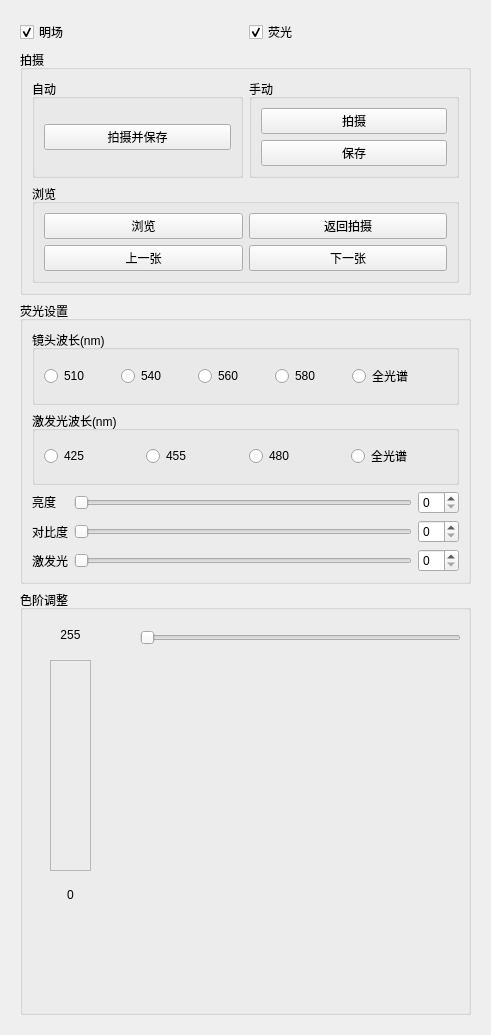
<?xml version="1.0" encoding="UTF-8"?>
<ui version="4.0">
 <class>Operation</class>
 <widget class="QWidget" name="Operation">
  <property name="geometry">
   <rect>
    <x>0</x>
    <y>0</y>
    <width>491</width>
    <height>1035</height>
   </rect>
  </property>
  <property name="windowTitle">
   <string>Form</string>
  </property>
  <layout class="QGridLayout" name="gridLayout">
   <item row="0" column="0">
    <widget class="QWidget" name="widget_4" native="true">
     <layout class="QGridLayout" name="gridLayout_8" rowstretch="1,6,12,18">
      <item row="0" column="0">
       <widget class="QCheckBox" name="check_Bright">
        <property name="enabled">
         <bool>true</bool>
        </property>
        <property name="text">
         <string>明场</string>
        </property>
        <property name="checked">
         <bool>true</bool>
        </property>
        <property name="tristate">
         <bool>false</bool>
        </property>
       </widget>
      </item>
      <item row="0" column="1">
       <widget class="QCheckBox" name="check_Flu">
        <property name="text">
         <string>荧光</string>
        </property>
        <property name="checked">
         <bool>true</bool>
        </property>
       </widget>
      </item>
      <item row="1" column="0" colspan="2">
       <widget class="QGroupBox" name="groupBox_8">
        <property name="title">
         <string>拍摄</string>
        </property>
        <layout class="QGridLayout" name="gridLayout_11">
         <item row="1" column="0" colspan="2">
          <widget class="QGroupBox" name="groupBox_10">
           <property name="title">
            <string>浏览</string>
           </property>
           <layout class="QGridLayout" name="gridLayout_5">
            <item row="0" column="0">
             <widget class="QPushButton" name="btn_viewPicture">
              <property name="text">
               <string>浏览</string>
              </property>
             </widget>
            </item>
            <item row="1" column="0">
             <widget class="QPushButton" name="btn_viewLast">
              <property name="text">
               <string>上一张</string>
              </property>
             </widget>
            </item>
            <item row="1" column="1">
             <widget class="QPushButton" name="btn_viewNext">
              <property name="text">
               <string>下一张</string>
              </property>
             </widget>
            </item>
            <item row="0" column="1">
             <widget class="QPushButton" name="btn_backToShot">
              <property name="text">
               <string>返回拍摄</string>
              </property>
             </widget>
            </item>
           </layout>
          </widget>
         </item>
         <item row="0" column="0">
          <widget class="QGroupBox" name="groupBox_11">
           <property name="title">
            <string>自动</string>
           </property>
           <layout class="QGridLayout" name="gridLayout_12">
            <item row="0" column="0">
             <widget class="QPushButton" name="btn_shotSave">
              <property name="text">
               <string>拍摄并保存</string>
              </property>
             </widget>
            </item>
           </layout>
          </widget>
         </item>
         <item row="0" column="1">
          <widget class="QGroupBox" name="groupBox_12">
           <property name="title">
            <string>手动</string>
           </property>
           <layout class="QGridLayout" name="gridLayout_13">
            <item row="1" column="1">
             <widget class="QPushButton" name="btn_savePicture">
              <property name="text">
               <string>保存</string>
              </property>
             </widget>
            </item>
            <item row="0" column="1">
             <widget class="QPushButton" name="btn_shot">
              <property name="text">
               <string>拍摄</string>
              </property>
             </widget>
            </item>
           </layout>
          </widget>
         </item>
        </layout>
       </widget>
      </item>
      <item row="2" column="0" colspan="2">
       <widget class="QGroupBox" name="groupBox_13">
        <property name="title">
         <string>荧光设置</string>
        </property>
        <layout class="QGridLayout" name="gridLayout_14" rowstretch="0,0,0,0,3">
         <item row="2" column="0">
          <widget class="QLabel" name="label_8">
           <property name="text">
            <string>&lt;html&gt;&lt;head/&gt;&lt;body&gt;&lt;p&gt;亮度&lt;/p&gt;&lt;/body&gt;&lt;/html&gt;</string>
           </property>
          </widget>
         </item>
         <item row="3" column="0">
          <widget class="QLabel" name="label_9">
           <property name="text">
            <string>对比度</string>
           </property>
          </widget>
         </item>
         <item row="2" column="1">
          <widget class="QSlider" name="horizontalSlider">
           <property name="orientation">
            <enum>Qt::Horizontal</enum>
           </property>
          </widget>
         </item>
         <item row="2" column="2">
          <widget class="QSpinBox" name="spinBox_3"/>
         </item>
         <item row="3" column="1">
          <widget class="QSlider" name="horizontalSlider_2">
           <property name="orientation">
            <enum>Qt::Horizontal</enum>
           </property>
          </widget>
         </item>
         <item row="4" column="1">
          <widget class="QSlider" name="horizontalSlider_3">
           <property name="orientation">
            <enum>Qt::Horizontal</enum>
           </property>
          </widget>
         </item>
         <item row="4" column="2">
          <widget class="QSpinBox" name="spinBox_5"/>
         </item>
         <item row="4" column="0">
          <widget class="QLabel" name="label_10">
           <property name="text">
            <string>激发光</string>
           </property>
          </widget>
         </item>
         <item row="3" column="2">
          <widget class="QSpinBox" name="spinBox_4"/>
         </item>
         <item row="0" column="0" colspan="3">
          <widget class="QGroupBox" name="groupBox_14">
           <property name="title">
            <string>镜头波长(nm)</string>
           </property>
           <layout class="QHBoxLayout" name="horizontalLayout_4" stretch="3,3,3,3,4">
            <item>
             <widget class="QRadioButton" name="rbtn_510">
              <property name="text">
               <string>510</string>
              </property>
             </widget>
            </item>
            <item>
             <widget class="QRadioButton" name="rbtn_540">
              <property name="text">
               <string>540</string>
              </property>
             </widget>
            </item>
            <item>
             <widget class="QRadioButton" name="rbtn_560">
              <property name="text">
               <string>560</string>
              </property>
             </widget>
            </item>
            <item>
             <widget class="QRadioButton" name="rbtn_580">
              <property name="text">
               <string>580</string>
              </property>
             </widget>
            </item>
            <item>
             <widget class="QRadioButton" name="rbtn_All">
              <property name="text">
               <string>全光谱</string>
              </property>
             </widget>
            </item>
           </layout>
          </widget>
         </item>
         <item row="1" column="0" colspan="3">
          <widget class="QGroupBox" name="groupBox_15">
           <property name="title">
            <string>激发光波长(nm)</string>
           </property>
           <layout class="QHBoxLayout" name="horizontalLayout_5">
            <item>
             <widget class="QRadioButton" name="radioButton_6">
              <property name="text">
               <string>425</string>
              </property>
             </widget>
            </item>
            <item>
             <widget class="QRadioButton" name="radioButton_7">
              <property name="text">
               <string>455</string>
              </property>
             </widget>
            </item>
            <item>
             <widget class="QRadioButton" name="radioButton_8">
              <property name="text">
               <string>480</string>
              </property>
             </widget>
            </item>
            <item>
             <widget class="QRadioButton" name="radioButton_9">
              <property name="text">
               <string>全光谱</string>
              </property>
             </widget>
            </item>
           </layout>
          </widget>
         </item>
        </layout>
       </widget>
      </item>
      <item row="3" column="0" colspan="2">
       <widget class="QGroupBox" name="groupBox_16">
        <property name="title">
         <string>色阶调整</string>
        </property>
        <widget class="QSlider" name="horizontalSlider_5">
         <property name="geometry">
          <rect>
           <x>120</x>
           <y>40</y>
           <width>321</width>
           <height>16</height>
          </rect>
         </property>
         <property name="orientation">
          <enum>Qt::Horizontal</enum>
         </property>
        </widget>
        <widget class="QCustomPlot" name="widget_3" native="true">
         <property name="geometry">
          <rect>
           <x>150</x>
           <y>70</y>
           <width>261</width>
           <height>231</height>
          </rect>
         </property>
        </widget>
        <widget class="QLabel" name="colorbarLabel">
         <property name="geometry">
          <rect>
           <x>30</x>
           <y>70</y>
           <width>41</width>
           <height>211</height>
          </rect>
         </property>
         <property name="frameShape">
          <enum>QFrame::StyledPanel</enum>
         </property>
         <property name="text">
          <string>&lt;html&gt;&lt;head/&gt;&lt;body&gt;&lt;p&gt;&lt;br/&gt;&lt;/p&gt;&lt;/body&gt;&lt;/html&gt;</string>
         </property>
        </widget>
        <widget class="QLabel" name="label">
         <property name="geometry">
          <rect>
           <x>30</x>
           <y>30</y>
           <width>41</width>
           <height>31</height>
          </rect>
         </property>
         <property name="text">
          <string>&lt;html&gt;&lt;head/&gt;&lt;body&gt;&lt;p align=&quot;center&quot;&gt;255&lt;/p&gt;&lt;/body&gt;&lt;/html&gt;</string>
         </property>
        </widget>
        <widget class="QLabel" name="label_2">
         <property name="geometry">
          <rect>
           <x>30</x>
           <y>290</y>
           <width>41</width>
           <height>31</height>
          </rect>
         </property>
         <property name="text">
          <string>&lt;html&gt;&lt;head/&gt;&lt;body&gt;&lt;p align=&quot;center&quot;&gt;0&lt;/p&gt;&lt;/body&gt;&lt;/html&gt;</string>
         </property>
        </widget>
       </widget>
      </item>
     </layout>
    </widget>
   </item>
  </layout>
 </widget>
 <customwidgets>
  <customwidget>
   <class>QCustomPlot</class>
   <extends>QWidget</extends>
   <header location="global">qcustomplot.h</header>
   <container>1</container>
  </customwidget>
 </customwidgets>
 <resources/>
 <connections/>
</ui>
